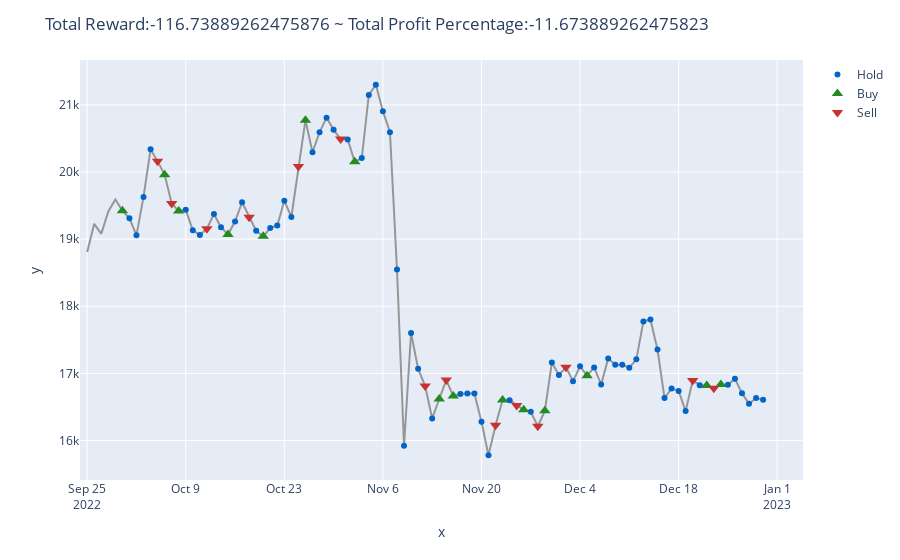

The cell this chart's notebook holds for it:
### Code cell
#Plotting our Model for Trained Trades
# mpl_fig = plt.figure(figsize=(15,6))
# plt.cla()
fig = env.render_all()
fig.show()
